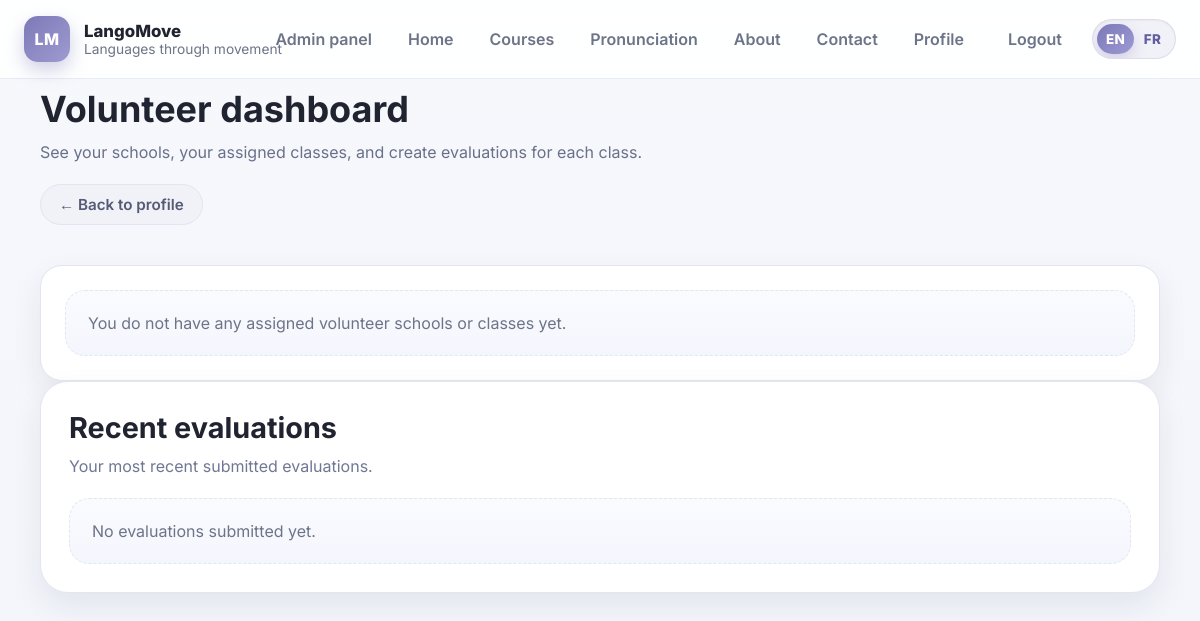
Page /users/volunteer-dashboard/ (signed in) on the earlier database version.
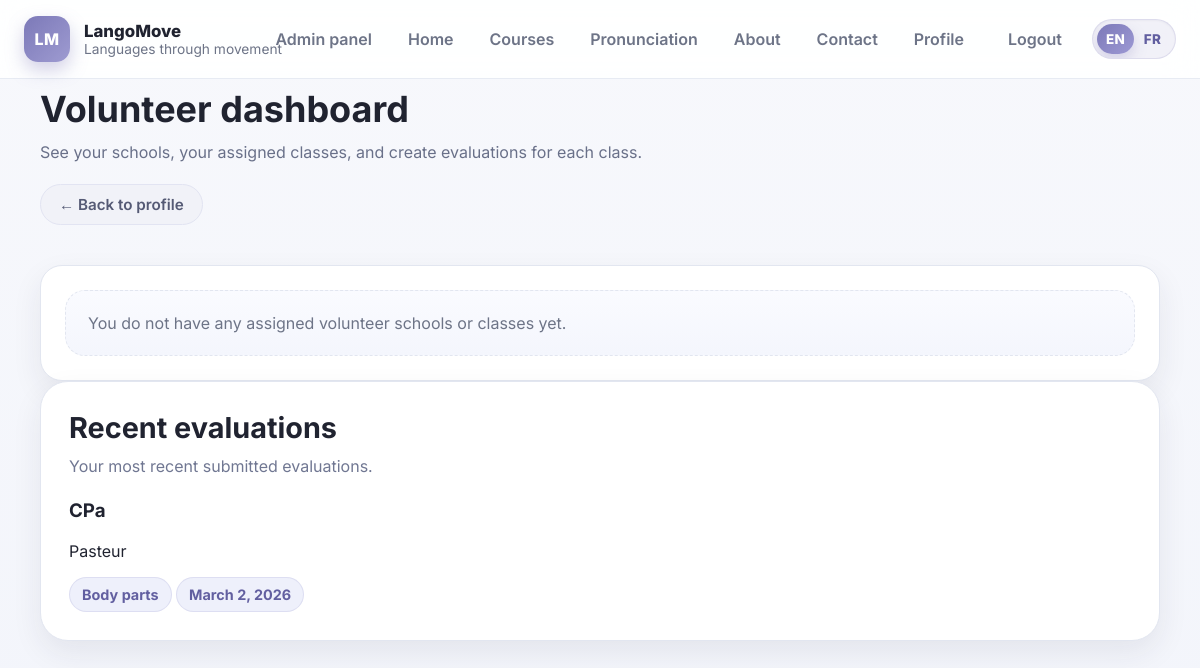
Same page on the later database version.
### apps/schools/models.py (models this page shows, shortened)
class ClassTopicEvaluation(models.Model):
    classroom = models.ForeignKey(
        Classroom,
        on_delete=models.CASCADE,
        related_name="topic_evaluations",
    )
    topic = models.ForeignKey(
        Topic,
        on_delete=models.CASCADE,
        related_name="class_evaluations",
    )
    course = models.ForeignKey(
        Course,
        on_delete=models.SET_NULL,
        null=True,
        blank=True,
        related_name="class_evaluations",
    )
    course_topic = models.ForeignKey(
        CourseTopic,
        on_delete=models.SET_NULL,
        null=True,
        blank=True,
        related_name="class_evaluations",
    )
    evaluated_by = models.ForeignKey(
        User,
        on_delete=models.SET_NULL,
        null=True,
        blank=True,
        related_name="submitted_class_evaluations",
    )
    evaluation_date = models.DateField()
    score_participation = models.PositiveSmallIntegerField(
        choices=EvaluationLevel.choices,
        null=True,
        blank=True,
    )
    score_comprehension = models.PositiveSmallIntegerField(
        choices=EvaluationLevel.choices,
        null=True,
        blank=True,
    )
    score_speaking = models.PositiveSmallIntegerField(
        choices=EvaluationLevel.choices,
        null=True,
        blank=True,
    )
    score_behavior = models.PositiveSmallIntegerField(
        choices=EvaluationLevel.choices,
        null=True,
        blank=True,
    )
    strengths = models.TextField(blank=True)
    weaknesses = models.TextField(blank=True)
    notes = models.TextField(blank=True)
    follow_up_needed = models.BooleanField(default=False)
    created_at = models.DateTimeField(auto_now_add=True)
    updated_at = models.DateTimeField(auto_now=True)
    class Meta:
        ordering = ("-evaluation_date", "-created_at")

class Classroom(models.Model):
    school = models.ForeignKey(
        School,
        on_delete=models.CASCADE,
        related_name="classrooms",
    )
    name = models.CharField(max_length=120)
    slug = models.SlugField(max_length=255, unique=True, blank=True)
    age_group = models.ForeignKey(
        AgeGroup,
        on_delete=models.SET_NULL,
        null=True,
        blank=True,
        related_name="classrooms",
    )
    academic_year = models.CharField(max_length=20, blank=True)
    teacher = models.ForeignKey(
        User,
        on_delete=models.SET_NULL,
        null=True,
        blank=True,
        related_name="managed_classrooms",
    )
    notes = models.TextField(blank=True)
    is_active = models.BooleanField(default=True)
    created_at = models.DateTimeField(auto_now_add=True)
    updated_at = models.DateTimeField(auto_now=True)
    class Meta:
        ordering = ("school__name", "name")
        constraints = [
            models.UniqueConstraint(
                fields=["school", "name", "academic_year"],
                name="unique_classroom_per_school_and_year",
            ),
        ]

class School(models.Model):
    name = models.CharField(max_length=255, unique=True)
    slug = models.SlugField(max_length=255, unique=True, blank=True)
    city = models.CharField(max_length=120, blank=True)
    address = models.CharField(max_length=255, blank=True)
    contact_email = models.EmailField(blank=True)
    phone = models.CharField(max_length=50, blank=True)
    notes = models.TextField(blank=True)
    is_active = models.BooleanField(default=True)
    created_at = models.DateTimeField(auto_now_add=True)
    updated_at = models.DateTimeField(auto_now=True)
    class Meta:
        ordering = ("name",)

### apps/curriculum/models.py (models this page shows, shortened)
class TimeStampedModel(models.Model):
    created_at = models.DateTimeField(auto_now_add=True)
    updated_at = models.DateTimeField(auto_now=True)
    class Meta:
        abstract = True

class Topic(TimeStampedModel):
    name = models.CharField(max_length=200, unique=True)
    name_fr = models.CharField(max_length=200, blank=True)
    slug = models.SlugField(max_length=200, unique=True)
    description = models.TextField(blank=True)
    icon = models.CharField(max_length=100, blank=True)
    display_order = models.PositiveIntegerField(default=9999)
    status = models.CharField(max_length=50, blank=True, default="published")
    class Meta:
        ordering = ["display_order", "name"]

### apps/users/views/dashboard.py (the view, shortened to what this page needs)
# urls.py: path("volunteer-dashboard/", volunteer_dashboard_view, name="volunteer-dashboard"),
@login_required
def volunteer_dashboard_view(request):
    profile = request.user
    if profile.role not in [UserRole.VOLUNTEER, UserRole.ADMIN]:
        messages.error(request, "This page is only available for volunteers.")
        return redirect("dashboard")
    classroom_queryset = (
        Classroom.objects.filter(
            volunteer_assignments__volunteer=profile,
            volunteer_assignments__is_active=True,
            is_active=True,
        )
        .select_related("school", "age_group", "teacher")
        .distinct()
        .order_by("school__name", "name")
    )
    schools_map = OrderedDict()
    recent_evaluations = ClassTopicEvaluation.objects.filter(
        evaluated_by=profile
    ).select_related(
        "classroom",
        "classroom__school",
        "topic",
    ).order_by("-evaluation_date", "-created_at")[:8]
    return render(
        request,
        "users/volunteer_dashboard.html",
        {
            "profile_user": profile,
            "school_groups": list(schools_map.values()),
            "recent_evaluations": recent_evaluations,
        },
    )

### templates/users/volunteer_dashboard.html (shortened to what the changed rows need)
{% extends "base.html" %}
{% load i18n %}
{% block content %}
<section class="page-section volunteer-dashboard-page">
    <div class="container volunteer-dashboard-container">
        <div class="section-header volunteer-dashboard-header">
            <h1>Volunteer dashboard</h1>
        </div>
        <div class="card volunteer-evaluations-card">
            <div class="card-body">
                <div class="profile-section-heading">
                    <div>
                        <h2>Recent evaluations</h2>
                    </div>
                </div>
                {% if recent_evaluations %}
                    <div class="profile-linked-grid">
                        {% for evaluation in recent_evaluations %}
                            <div class="profile-linked-card">
                                <h3>{{ evaluation.classroom.name }}</h3>
                                <p>{{ evaluation.classroom.school.name }}</p>
                                <div class="profile-linked-tags">
                                    <span class="tag">{{ evaluation.topic.name }}</span>
                                    <span class="tag">{{ evaluation.evaluation_date }}</span>
                                </div>
                            </div>
                        {% endfor %}
                    </div>
                {% else %}
                    <div class="profile-empty-state">
                        No evaluations submitted yet.
                    </div>
                {% endif %}
            </div>
        </div>
    </div>
</section>
{% endblock %}

Differences in the rows shown:
added ClassTopicEvaluation: classroom.name "CPa", classroom.school.name "Pasteur", topic.name "Body parts", evaluation_date "March 2, 2026"
Other differences:
text no longer shown: "No evaluations submitted yet."
